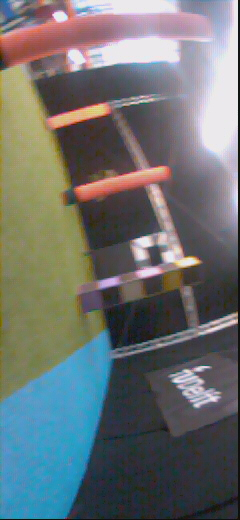
#> input picture prototyping/collected_datasets/Test3_7maart_tapijt/1143982581.jpg, 240 x 520 px, given in place of 1231615251.jpg, which was not available
$ python no_paspoes.py
#> lines starting #> are read from the running program, lines starting #| are printed output that depends on the picture; after the words box and inside, x2 and y2 are one past the last pixel; in counts of white or black regions, pixels touching at a corner belong together; pictures that were not available may be replaced by others from this repository, and a replacement may not be noted
import cv2
import numpy as np
import os
import matplotlib
matplotlib.use('TkAgg')  # Force GUI backend
import matplotlib.pyplot as plt

# ======================
# CONFIGURABLE VARIABLES
# ======================
NUM_COLUMNS = 85 #520
NUM_BLOCKS_PER_COLUMN = 40 #240
THRESH_OBSTACLE = 0.4

# Suppose you want the threshold line at 50% image height
HEIGHT_TRANSITION_FRACTION = 0.3

# “Lenient” vs. “Strict” sets
# lenient => we use small X_WHITE (so fewer whites required) & large Y_BLACK
X_WHITE_LENIENT = 1
Y_BLACK_LENIENT = 8

# strict => bigger X_WHITE, smaller Y_BLACK
X_WHITE_STRICT = 1
Y_BLACK_STRICT = Y_BLACK_LENIENT

# Define image paths
image_name = "1284881463.jpg"
image_name = "1231615251.jpg"
# image_name = "1169949043.jpg"

input_dir = os.path.expanduser("~/paparazzi/prototyping/collected_datasets/Test3_7maart_tapijt")
image_path = os.path.join(input_dir, image_name)

# Load the original image
image = cv2.imread(image_path)
#> image is the input picture: shape (520, 240, 3); mean B, G, R 113, 113.1, 109
if image is None:
    raise FileNotFoundError(f"Error: Could not load image at {image_path}")

# Convert to YUV and apply green filter
image_yuv = cv2.cvtColor(image, cv2.COLOR_BGR2YUV)
#> image_yuv: shape (520, 240, 3); mean of channels 0, 1, 2 111.9, 128.5, 125.5
green_filter = ((90, 210), (75, 115), (69, 145))

def apply_green_filter(image, y_range, u_range, v_range):
#> called with y_range = (90, 210), u_range = (75, 115), v_range = (69, 145)
    mask = (
        (image[:, :, 0] >= y_range[0]) & (image[:, :, 0] <= y_range[1]) &
        (image[:, :, 1] >= u_range[0]) & (image[:, :, 1] <= u_range[1]) &
        (image[:, :, 2] >= v_range[0]) & (image[:, :, 2] <= v_range[1])
    )
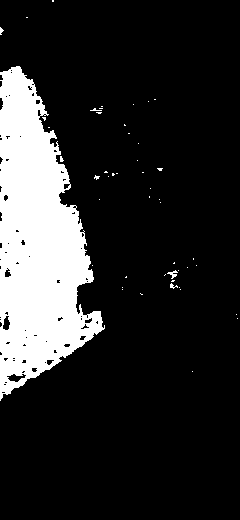
#> mask: shape (520, 240) bool; 16.7% white; 49 white regions (46 under 20 px), largest, box (x1, y1, x2, y2) and area: (0, 66, 105, 401) 20640, (167, 270, 178, 279) 41, (170, 283, 178, 289) 22
    out = np.zeros_like(image[:, :, 0])
    out[mask] = 255
    return out

green_filtered = apply_green_filter(image_yuv, *green_filter)

image = cv2.rotate(image, cv2.ROTATE_90_COUNTERCLOCKWISE)
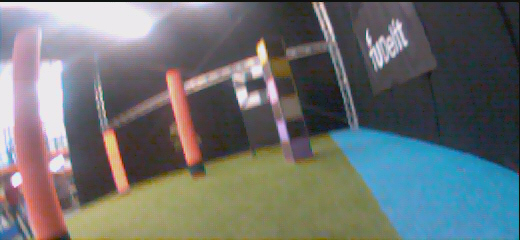
#> image: shape (240, 520, 3); mean B, G, R 113, 113.1, 109
green_filtered = cv2.rotate(green_filtered, cv2.ROTATE_90_COUNTERCLOCKWISE)
#> green_filtered: shape (240, 520); 16.7% white; 49 white regions (46 under 20 px), largest, box (x1, y1, x2, y2) and area: (66, 135, 401, 240) 20640, (270, 62, 279, 73) 41, (283, 62, 289, 70) 22

kernel = np.ones((5,5), np.uint8)
image_closed = cv2.morphologyEx(green_filtered, cv2.MORPH_CLOSE, kernel)
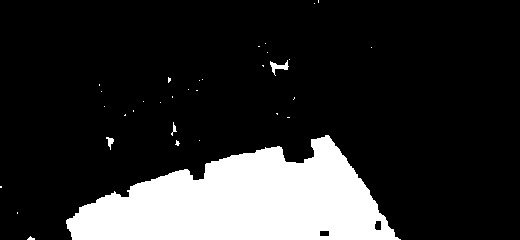
#> image_closed: shape (240, 520); 17.5% white; 33 white regions (29 under 20 px), largest, box (x1, y1, x2, y2) and area: (66, 135, 401, 240) 21528, (270, 60, 289, 76) 112, (106, 137, 114, 150) 49, (171, 122, 177, 136) 30

height, width = image_closed.shape
#> height = 240; width = 520
column_width  = width // NUM_COLUMNS
#> column_width = 6
block_height  = height // NUM_BLOCKS_PER_COLUMN
#> block_height = 6

transition_line = HEIGHT_TRANSITION_FRACTION * height
#> transition_line = 72

whiteness_matrix = np.zeros((NUM_COLUMNS, NUM_BLOCKS_PER_COLUMN))
was_flipped = np.zeros_like(whiteness_matrix, dtype=bool)
for col in range(NUM_COLUMNS):
    for blk in range(NUM_BLOCKS_PER_COLUMN):
        x_start = col * column_width
        y_start = blk * block_height
        x_end   = (col + 1) * column_width
        y_end   = (blk + 1) * block_height
        block_region = image_closed[y_start:y_end, x_start:x_end]
        whiteness_matrix[col, blk] = np.sum(block_region) / (255.0 * block_region.size)

adjusted_whiteness_matrix = whiteness_matrix.copy()
filtered_image = cv2.cvtColor(image_closed, cv2.COLOR_GRAY2BGR)

for col in range(NUM_COLUMNS):
    locked = False
    consecutive_black = 0
    consecutive_white = 0
    black_run_indices = []
    in_strict_mode = False

    for blk in reversed(range(NUM_BLOCKS_PER_COLUMN)):
        if locked:
            adjusted_whiteness_matrix[col, blk] = 0
            continue

        block_center_y = (blk + 0.5) * block_height
        if (not in_strict_mode) and (block_center_y < transition_line):
            in_strict_mode = True

        if in_strict_mode:
            X_WHITE_TILES = X_WHITE_STRICT
            Y_BLACK_TILES = Y_BLACK_STRICT
        else:
            X_WHITE_TILES = X_WHITE_LENIENT
            Y_BLACK_TILES = Y_BLACK_LENIENT

        is_black_tile = (whiteness_matrix[col, blk] < THRESH_OBSTACLE)
        if is_black_tile:
            black_run_indices.append(blk)
            consecutive_black += 1
            consecutive_white = 0

            if consecutive_black >= Y_BLACK_TILES:
                locked = True
                for b_idx in black_run_indices:
                    adjusted_whiteness_matrix[col, b_idx] = 0
                black_run_indices.clear()
        else:
            consecutive_white += 1
            black_run_indices.append(blk)

            if consecutive_white >= X_WHITE_TILES:
                for b_idx in black_run_indices:
                    adjusted_whiteness_matrix[col, b_idx] = 1
                    if whiteness_matrix[col, b_idx] < THRESH_OBSTACLE:
                        was_flipped[col, b_idx] = True  # mark flipped black→white
                black_run_indices.clear()
                consecutive_black = 0
                consecutive_white = 0
            else:
                for b_idx in black_run_indices:
                    adjusted_whiteness_matrix[col, b_idx] = 0

    for b_idx in black_run_indices:
        adjusted_whiteness_matrix[col, b_idx] = 0
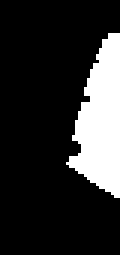
#> adjusted_whiteness_matrix: shape (85, 40) float64 (shown 3 times larger); values 0 (black) and 1 (white), 18% white; 1 white region, box (x1, y1, x2, y2) and area: (22, 11, 40, 66) 611
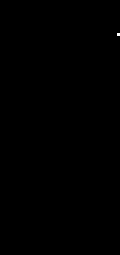
#> was_flipped: shape (85, 40) bool (shown 3 times larger); 0.03% white in thin lines or dots, all inside (x1, y1, x2, y2) = (39, 11, 40, 12)

for col in range(NUM_COLUMNS):
    for blk in range(NUM_BLOCKS_PER_COLUMN):
        x_start = col * column_width
        y_start = blk * block_height
        x_end   = min((col + 1) * column_width, width)
        y_end   = min((blk + 1) * block_height, height)
        overlay = filtered_image.copy()

        if adjusted_whiteness_matrix[col, blk] == 1:
            if was_flipped[col, blk]:
                overlay[y_start:y_end, x_start:x_end] = (0, 100, 0)  # dark green for flipped
            else:
                overlay[y_start:y_end, x_start:x_end] = (0, 255, 0)  # normal green
        else:
            if whiteness_matrix[col, blk] < THRESH_OBSTACLE:
                overlay[y_start:y_end, x_start:x_end] = (0,0,0)
            else:
                overlay[y_start:y_end, x_start:x_end] = (0,0,255)

        filtered_image = overlay.copy()
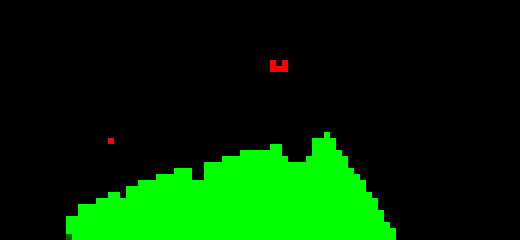
#> overlay: shape (240, 520, 3); mean of channels 0, 1, 2 0, 44.9, 0.4; drawn as B, G, R

whiteness_array = np.sum(whiteness_matrix, axis=1).astype(int)
#> whiteness_array = 85 values, max 16 at index 45, min 0 at index 0, mean 6.81
adjusted_whiteness = np.sum(adjusted_whiteness_matrix, axis=1).astype(int)
#> adjusted_whiteness = 85 values, max 18 at index 54, min 0 at index 0, mean 7.19

print("Original Whiteness Array:", whiteness_array)
#| Original Whiteness Array: [ 0  0  0  0  0  0  0  0  0  0  0  1  4  5  5  6  7  7  8  7  7  8  9  9
#|   9 10 10 10 12 12 11 11 10 10 12 13 13 13 14 14 14 14 14 15 15 16 16 14
#|  13 12 13 13 16 16 16 16 15 13 12 10  9  8  5  3  3  1  0  0  0  0  0  0
#|   0  0  0  0  0  0  0  0  0  0  0  0  0]
print("Adjusted Whiteness Array:", adjusted_whiteness)
#| Adjusted Whiteness Array: [ 0  0  0  0  0  0  0  0  0  0  0  4  4  6  6  6  7  7  8  8  7  9  9 10
#|  10 10 11 11 11 12 12 12 10 10 13 13 13 14 14 14 15 15 15 15 15 16 16 14
#|  13 13 13 14 17 17 18 17 15 14 12 11 10  8  7  5  3  2  0  0  0  0  0  0
#|   0  0  0  0  0  0  0  0  0  0  0  0  0]

fig, axes = plt.subplots(3, 1, figsize=(10,15))

axes[0].imshow(cv2.cvtColor(image, cv2.COLOR_BGR2RGB))
axes[0].set_title("Original Image")

axes[1].imshow(green_filtered, cmap="gray")
axes[1].set_title("Green Filtered")

axes[2].imshow(cv2.cvtColor(filtered_image, cv2.COLOR_BGR2RGB))
axes[2].set_title("Refined (Dark Green = Reclassified from Black)")

plt.tight_layout()
plt.show()
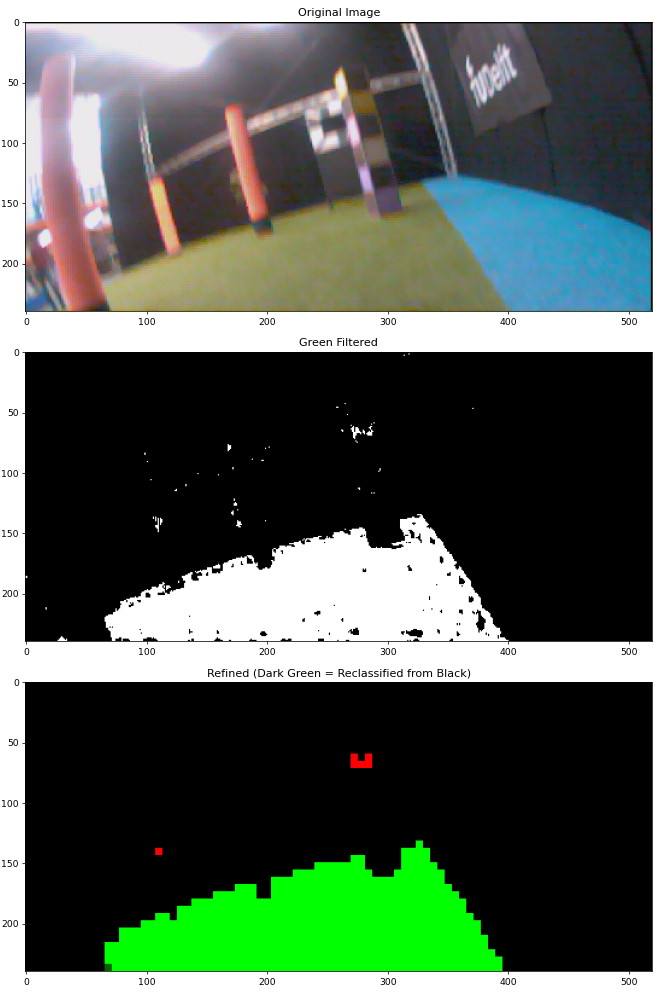
#> figure drawn by matplotlib, 3 panels

$ run again, on prototyping/collected_datasets/Test3_7maart_tapijt/1209615396.jpg
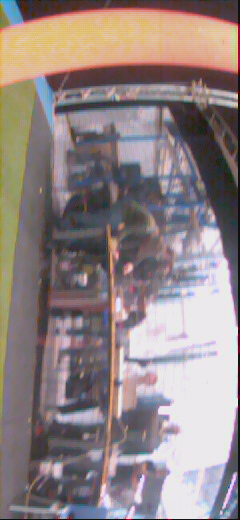
#> input picture prototyping/collected_datasets/Test3_7maart_tapijt/1209615396.jpg, 240 x 520 px, given in place of 1231615251.jpg, which was not available
#> image is the input picture: shape (520, 240, 3); mean B, G, R 132.4, 132.2, 145.3
#> image_yuv: shape (520, 240, 3); mean of channels 0, 1, 2 136.2, 126.1, 136
#> mask: shape (520, 240) bool; 4.7% white; 52 white regions (48 under 20 px), largest, box (x1, y1, x2, y2) and area: (0, 80, 36, 419) 5409, (230, 27, 236, 65) 172, (0, 4, 10, 27) 118, (86, 267, 93, 272) 22
#> image: shape (240, 520, 3)
#> image_closed: shape (240, 520); 4.9% white; 43 white regions (39 under 20 px), largest, box (x1, y1, x2, y2) and area: (80, 204, 419, 240) 5612, (27, 4, 67, 10) 197, (4, 230, 27, 240) 129, (267, 147, 274, 154) 30
#> after the loop `for col in range(NUM_COLUMNS):`:
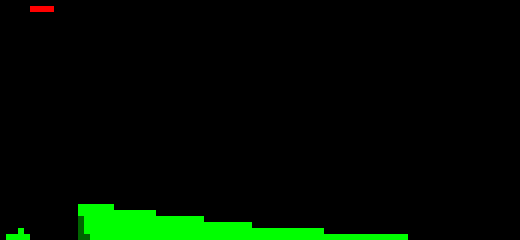
#> overlay: shape (240, 520, 3); mean of channels 0, 1, 2 0, 12.3, 0.3; drawn as B, G, R
#> whiteness_array = 85 values, max 6 at index 15, min 0 at index 0, mean 1.62
#> adjusted_whiteness = 85 values, max 6 at index 13, min 0 at index 0, mean 2
#| Original Whiteness Array: [0 0 0 1 1 1 1 1 0 0 0 0 0 1 5 6 6 5 5 5 5 5 4 4 4 4 4 4 4 4 4 3 3 3 3 3 3
#|  3 3 2 2 2 2 2 2 2 2 2 2 1 1 1 1 1 1 1 1 1 1 0 0 0 0 0 0 0 0 0 0 0 0 0 0 0
#|  0 0 0 0 0 0 0 0 0 0 0]
#| Adjusted Whiteness Array: [0 1 1 2 1 0 0 0 0 0 0 0 0 6 6 6 6 6 6 5 5 5 5 5 5 5 4 4 4 4 4 4 4 4 3 3 3
#|  3 3 3 3 3 2 2 2 2 2 2 2 2 2 2 2 2 1 1 1 1 1 1 1 1 1 1 1 1 1 1 0 0 0 0 0 0
#|  0 0 0 0 0 0 0 0 0 0 0]
#> `plt.show()`:
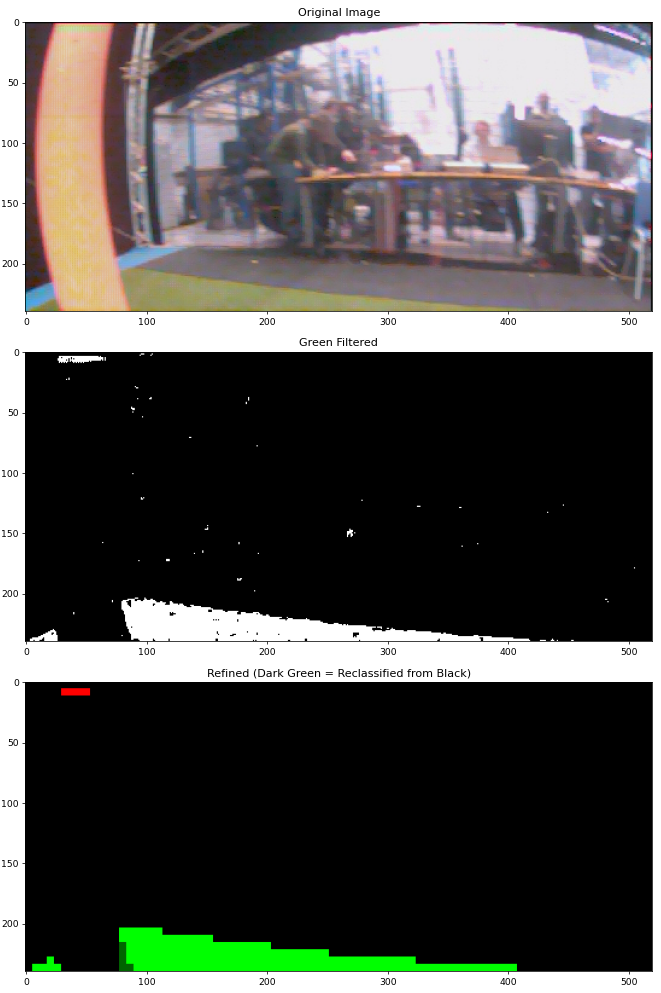
#> figure drawn by matplotlib, 3 panels

$ run again, on prototyping/collected_datasets/Test3_7maart_tapijt/1244548455.jpg
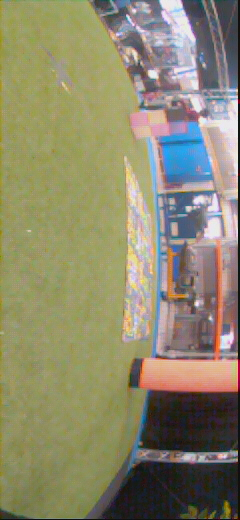
#> input picture prototyping/collected_datasets/Test3_7maart_tapijt/1244548455.jpg, 240 x 520 px, given in place of 1231615251.jpg, which was not available
#> image is the input picture: shape (520, 240, 3); mean B, G, R 108.6, 136.4, 140.7
#> image_yuv: shape (520, 240, 3); mean of channels 0, 1, 2 134.6, 115.2, 133.4
#> mask: shape (520, 240) bool; 52.9% white; 80 black regions (78 under 20 px), largest, box (x1, y1, x2, y2) and area: (0, 0, 240, 520) 58194, (48, 52, 74, 87) 247
#> image: shape (240, 520, 3)
#> image_closed: shape (240, 520); 54.2% white; 6 black regions, box (x1, y1, x2, y2) and area: (0, 0, 520, 155) 55696, (290, 86, 343, 118) 1090, (509, 205, 520, 240) 233, (63, 173, 80, 184) 118, (171, 109, 176, 115) 30, (215, 88, 220, 93) 25
#> after the loop `for col in range(NUM_COLUMNS):`:
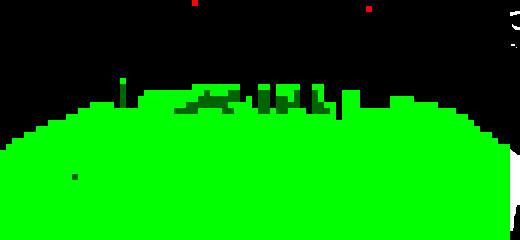
#> overlay: shape (240, 520, 3); mean of channels 0, 1, 2 1.5, 140, 1.6; drawn as B, G, R
#> whiteness_array = 85 values, max 25 at index 31, min 15 at index 0, mean 21.29
#> adjusted_whiteness = 85 values, max 27 at index 20, min 15 at index 0, mean 22.53
#| Original Whiteness Array: [15 15 16 16 17 17 18 19 19 20 19 19 20 21 22 22 22 23 22 21 22 21 22 23
#|  24 24 24 24 24 24 24 25 24 23 22 23 23 22 22 23 23 23 22 22 22 21 22 23
#|  24 22 22 21 21 22 21 22 21 25 25 23 22 22 21 21 21 24 24 23 23 23 23 22
#|  22 22 21 21 21 20 19 19 18 17 17 16 15]
#| Adjusted Whiteness Array: [15 16 17 17 18 18 19 19 20 20 20 21 21 22 22 23 23 23 23 22 27 22 22 24
#|  25 25 25 25 25 25 25 25 26 26 26 26 26 26 26 26 23 24 22 26 26 22 26 26
#|  26 26 22 21 26 26 23 23 20 25 25 25 22 22 22 22 22 24 24 24 24 23 23 23
#|  23 22 22 22 21 21 20 19 18 18 17 16 16]
#> `plt.show()`:
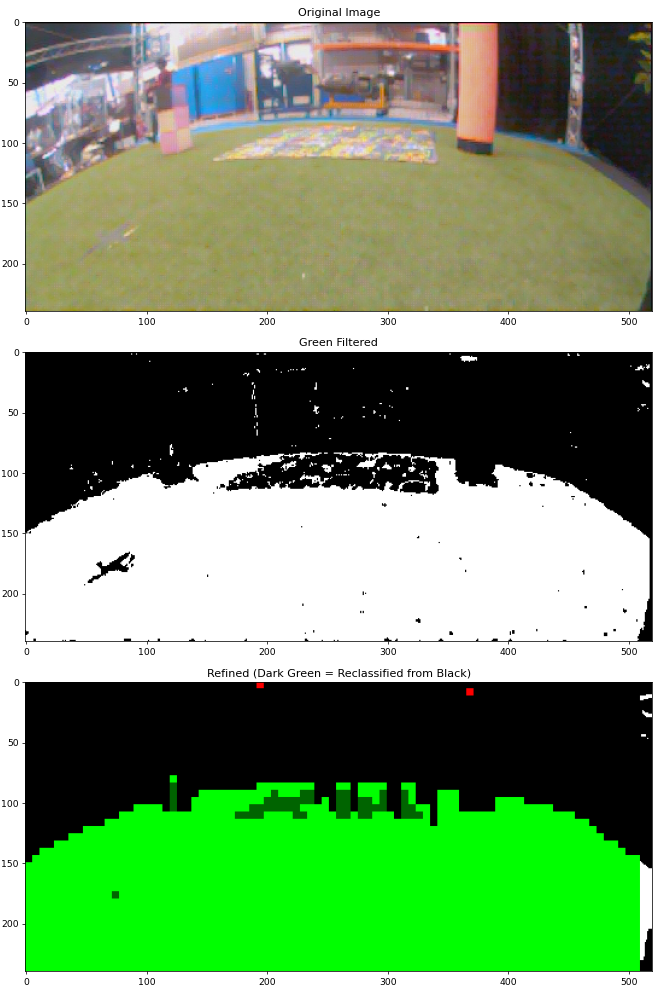
#> figure drawn by matplotlib, 3 panels

$ run again, on prototyping/collected_datasets/Test3_7maart_tapijt/1254081713.jpg
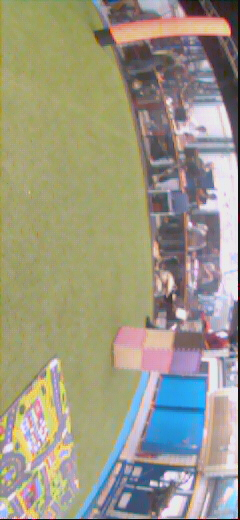
#> input picture prototyping/collected_datasets/Test3_7maart_tapijt/1254081713.jpg, 240 x 520 px, given in place of 1231615251.jpg, which was not available
#> image is the input picture: shape (520, 240, 3); mean B, G, R 133.1, 152.3, 156
#> image_yuv: shape (520, 240, 3); mean of channels 0, 1, 2 151.2, 119, 132.3
#> mask: shape (520, 240) bool; 45.6% white; 108 white regions (95 under 20 px), largest, box (x1, y1, x2, y2) and area: (0, 0, 154, 518) 55011, (50, 464, 68, 502) 324, (28, 387, 54, 435) 262
#> image: shape (240, 520, 3)
#> image_closed: shape (240, 520); 47.2% white; 63 white regions (55 under 20 px), largest, box (x1, y1, x2, y2) and area: (0, 86, 520, 240) 58201, (464, 223, 487, 240) 182, (432, 211, 464, 228) 152
#> whiteness_array = 85 values, max 25 at index 37, min 5 at index 82, mean 18.67
#> adjusted_whiteness = 85 values, max 26 at index 44, min 0 at index 71, mean 20.55
#| Original Whiteness Array: [15 15 16 16 17 16 15 17 19 19 19 19 20 20 20 21 21 21 21 22 22 22 22 23
#|  23 23 23 23 24 24 24 24 24 24 24 24 24 25 25 25 25 25 25 25 25 25 25 25
#|  25 25 25 25 25 24 21 19 19 18 19 18 17 19 20 20 18 17 18 15 14 13 12 10
#|   8  9  9  8  6  6  7  7  8  6  5  5  6]
#| Adjusted Whiteness Array: [16 16 17 17 17 16 16 17 19 19 19 20 20 21 21 22 22 22 22 22 22 23 23 23
#|  23 24 24 24 24 24 24 25 25 25 25 25 25 25 25 25 25 25 25 25 26 26 26 25
#|  25 26 26 26 26 25 24 19 19 19 19 19 19 22 23 23 23 23 22 22 21 21 21  0
#|   0 19 19 18  5  0 17 16 16 15 15 14 13]
#> `plt.show()`:
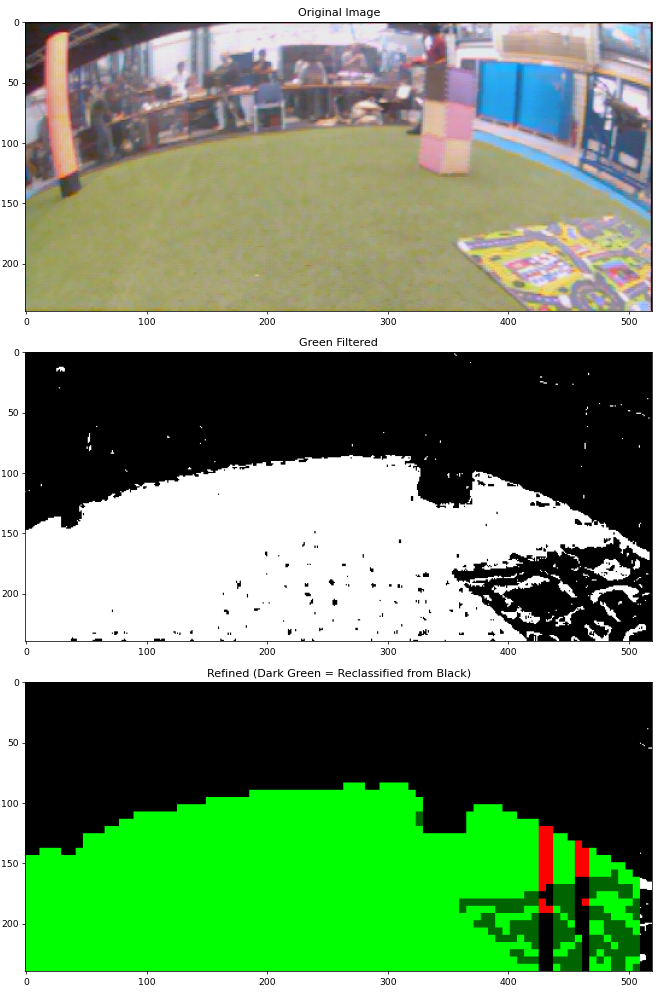
#> figure drawn by matplotlib, 3 panels
